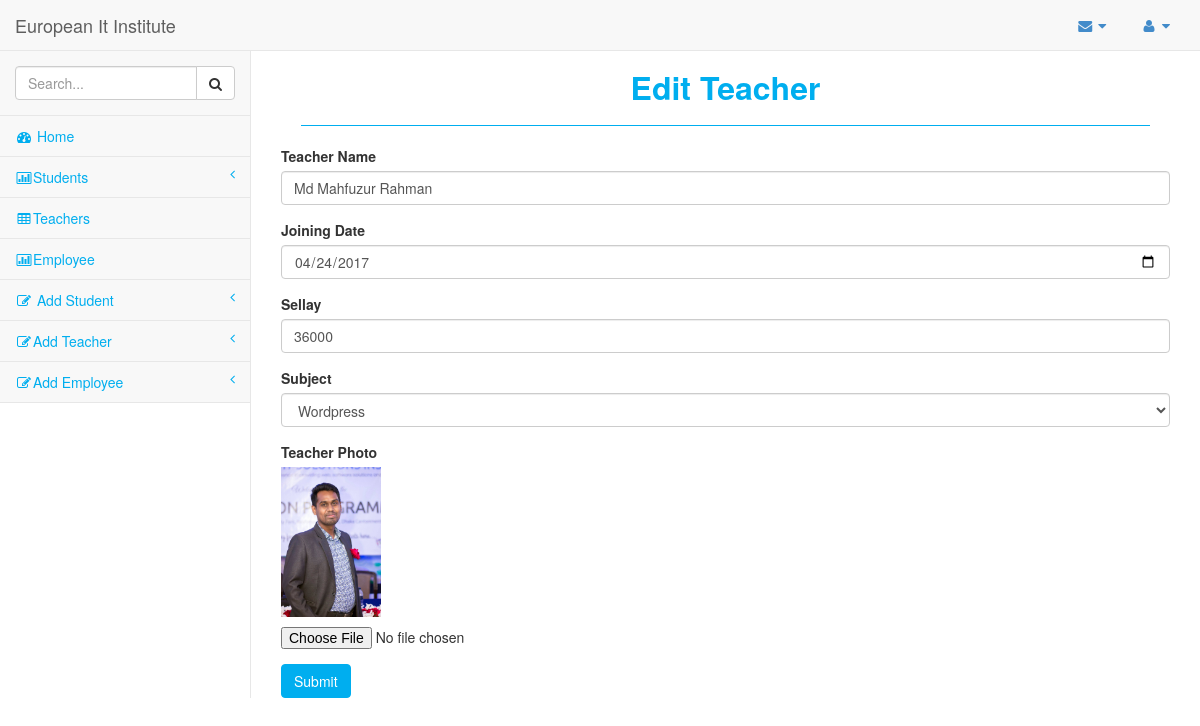
Screenshot of /teacher_edit.php?id=2 (signed in) with the database file from the repository.
### tables this page shows
CREATE TABLE `teachers` (
  `teacher_id` int(11) NOT NULL,
  `teacher_name` varchar(50) NOT NULL,
  `join_date` date NOT NULL,
  `sallery` int(11) NOT NULL,
  `subject` varchar(50) NOT NULL,
  `teacher_pic` varchar(255) NOT NULL
);

### teacher_edit.php (the view, shortened to what this page needs)
<?php
    $db_host = "localhost";
    $db_user = "root";
    $db_pass = "";
    $db_name = "classproject";
	$conn = mysqli_connect($db_host,$db_user,$db_pass,$db_name);
	$id = $_GET['id'];
	$sql = "SELECT * FROM teachers WHERE teacher_id = $id";
	$result = mysqli_query($conn,$sql);
	$std = mysqli_fetch_assoc($result);
?>
    <?php include_once('inc/header.php'); ?>
        <div id="page-wrapper">
            <div class="row">
                <div class="col-lg-12">
                    <h1 class="page-header">Edit Teacher</h1>
                </div>
            </div>
			<div class="row">
                <div class="col-lg-12">
				<form action="teacher_update.php?id=<?php echo $id ?>" method="POST" enctype="multipart/form-data">
					  <div class="form-group">
						<label for="exampleInputEmail1">Teacher Name</label>
						<input type="text" class="form-control" name="tname" placeholder="Enter  your name" value="<?php echo $std['teacher_name']; ?>">
					  </div>
					  <div class="form-group">
						<label for="exampleInputPassword1">Joining Date</label>
						<input type="date" class="form-control" name="join" placeholder="Enter your roll" value="<?php echo $std['join_date']; ?>">
					  </div>
					  <div class="form-group">
						<label for="exampleInputPassword1">Sellay</label>
						<input type="text" class="form-control" name="sellary" placeholder="Enter your registration" value="<?php echo $std['sallery']; ?>">
					  </div>
					   <div class="form-group">
						  <label for="inputState">Subject</label>
						  <select name="sub" class="form-control">
							<option <?php if($std['subject'] =='Wordpress'){ echo 'selected';} ?> value="Wordpress">Wordpress</option>
						  </select>
						</div>
					   <div class="form-group">
						<label for="exampleInputPassword1">Teacher Photo</label>
						<p><img src="<?= $std['teacher_pic']; ?>" width="100" alt="Photo"></p>
						<input type="file" class="" name="timage" >
					  </div>
					  <button type="submit" class="btn btn-primary" name="submit">Submit</button>
					</form>
                </div>
            </div>
        </div>
    </div>
</body>
</html>

### css/sb-admin.css (style rules this page uses)
body { padding-top: 100px; background-color: #fff; background-repeat:no-repeat; background-size:cover; }
@media (min-width:768px) { body { padding-top: 50px; } }
#page-wrapper { padding: 0 15px; min-height: 568px; background-color: #fff; }
@media (min-width:768px) { #page-wrapper { position: inherit; margin: 0 0 0 250px; padding: 0 30px; border-left: 1px solid #e7e7e7; } }

### css/style.css (style rules this page uses)
.page-header { margin: 20px; padding-bottom: 20px; }
#page-wrapper h1 { font-size: 32px; color: #00AEEF; font-weight: 700; }
.btn-primary { color: #fff; background-color:#00AEEF !important; border-color:#00AEEF !important; }
#page-wrapper h1 { text-align: center; border-bottom: 1px solid; }

### rows the page displays
teachers: tname "Md Mahfuzur Rahman", join "04/24/2017", sellary "36000", sub "Wordpress", teacher_pic (picture)
